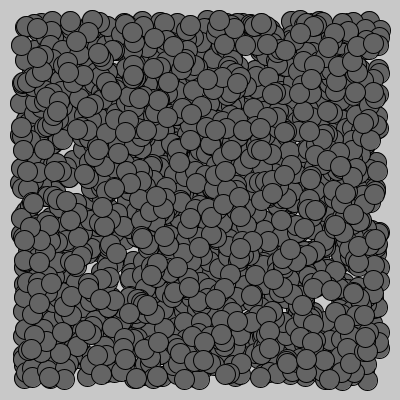
Frame 1 (no input)
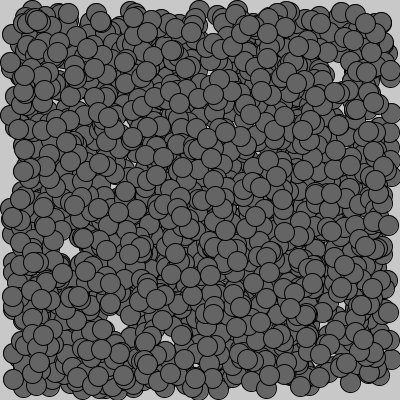
Frame 60 (the mouse pressed at the canvas centre just before this capture)
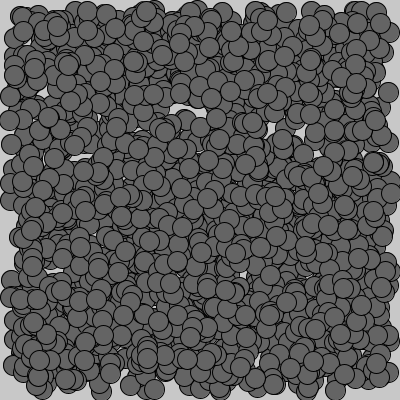
Frame 120 (the mouse held since frame 60 and released just before this capture)

The Processing sketch that drew these frames (run headless with seeded random() and noise(); from frame 60 on, the mouse is pressed at the canvas centre):

// Processing sketch: jugador_movimiento_random_x_N_detener
// ── jugador_movimiento_random_x_N_detener.pde
int cant = 2000;
Jugador [] jugadores = new Jugador [cant];

void setup(){
  size(400, 400);
  for(int i = 0; i < cant; i++){
    jugadores[i] = new Jugador();
  }
}

void draw(){
  background(200);
  for(int i = 0; i < cant; i++){
    jugadores[i].dibujar();
  }
}

void mouseClicked(){
  for(int i = 0; i < cant; i++){
    jugadores[i].click();
  }
}

// ── Jugador.pde
class Jugador {

  int posX;
  int posY;
  int tam = 20;
  color miColor;
  int dir;
  boolean movimiento = true;

  Jugador() {
    posX = round(random(tam, width - tam));
    posY = round(random(tam, height - tam));
    dir = floor(random(0, 4));
    miColor = color(100);
  }

  void dibujar() {
    fill(miColor);
    ellipse(posX, posY, tam, tam);
    calcularPosicion();
  }

  void click() {
    if (dist(mouseX, mouseY, posX, posY) < tam/2) {
      arrancarOParar();
    }
  }

  void arrancarOParar() {
    if(movimiento){
      miColor = color(255, 0, 0);
      movimiento = false;
    }else{
      miColor = color(100);
      movimiento = true;
    }
  }

  void calcularPosicion() {
    if (movimiento) {
      if (dir == 0) {
        posX++;
        if (posX+tam/2>width) {
          dir = 2;
        }
      } else if (dir == 1) {
        posY++;
        if (posY+tam/2>height) {
          dir = 3;
        }
      } else if (dir == 2) {
        posX--;
        if (posX-tam/2<0) {
          dir = 0;
        }
      } else if (dir == 3) {
        posY--;
        if (posY-tam/2<0) {
          dir = 1;
        }
      }
    }
  }
}
